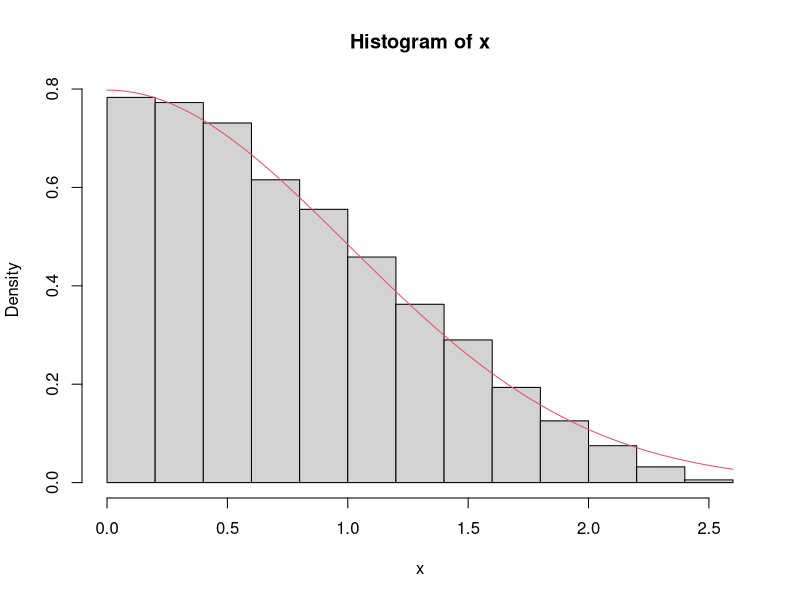
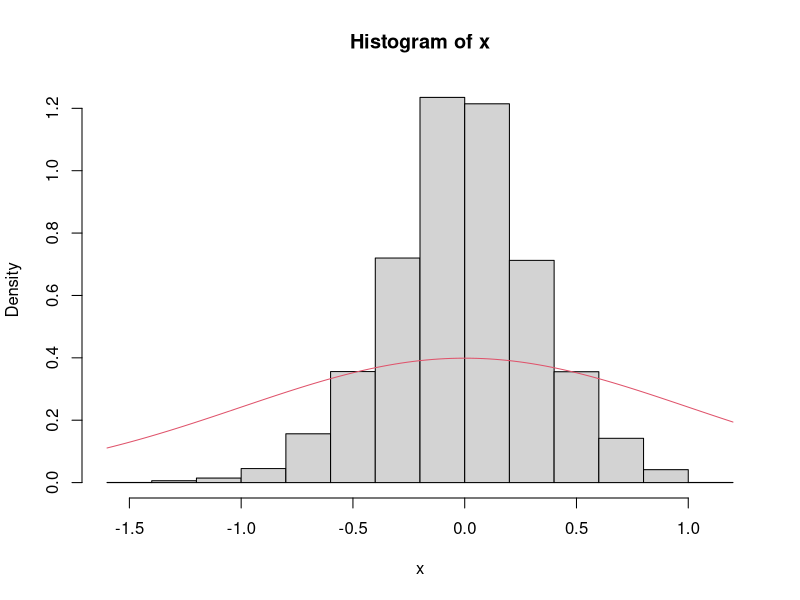

The R source for these figures, in order:
#Gere uma amostra aleatória da distribuição Normal truncada no 0, conhecida como Half-normal, considerando como proposta a N(0,1)
set.seed(1322)
x=NULL
c=2
i=0
n=10000
while(length(x)<n){
  i=i+1
  (un=runif(1))
  t=sqrt(log(1/un^2))
  c0=2.515517
  c1=0.802853
  c2=0.010328
  d1=1.432788
  d2=0.189269
  d3=0.001308
  (y=-(t- ( (c0+c1*t+c2*t^2) / (1+d1*t+d2*t^2+d3*t^3) ) )) # gerando variáveis com dist. normal
hy=ifelse(y>0,y,0) # gerando variáveis com dist. half normal
ry=ifelse(hy>0,2,0) # Aplicando a razão fx(y)/gy(y)
  u=runif(1)
  if(u<ry/c){x=c(x,hy)}
}
print(c('Taxa de aceitação teorica', 1/c))
print(c('Taxa de aceitação prática', n/i))
hist(x,freq=F)

install.packages("fdrtool")              # Para gerar a linha da curva, esse pacote é necessário
library("fdrtool")
curve(dhalfnorm,col=2,add=T)

#Gere valores de uma amostra aleatória de n = 100 da Normal Padrão com o método da aceitação/rejeição usandoaU[-10,10
set.seed(1322)
x=NULL
c=0.5/(1/20) #O maior valor possível para a imagem da função normal em um ponto é 0.5 enquanto no domínio [-10,10] a função é uma constante igual a 1/20
i=0
n=10000
while(length(x)<n){
  i=i+1
  (un=runif(1))
  t=sqrt(log(1/un^2))
  c0=2.515517
  c1=0.802853
  c2=0.010328
  d1=1.432788
  d2=0.189269
  d3=0.001308
  (y=-(t- ( (c0+c1*t+c2*t^2) / (1+d1*t+d2*t^2+d3*t^3) ) )) # gerando variáveis com dist. normal
  gy=runif(1,-10,10)
  ry=y/gy
  if(u<ry/c){x=c(x,gy)}
}
print(c('Taxa de aceitação teorica', 1/c))
print(c('Taxa de aceitação prática', n/i))
hist(x,freq=F)
curve(dnorm,col=2,add = T)
